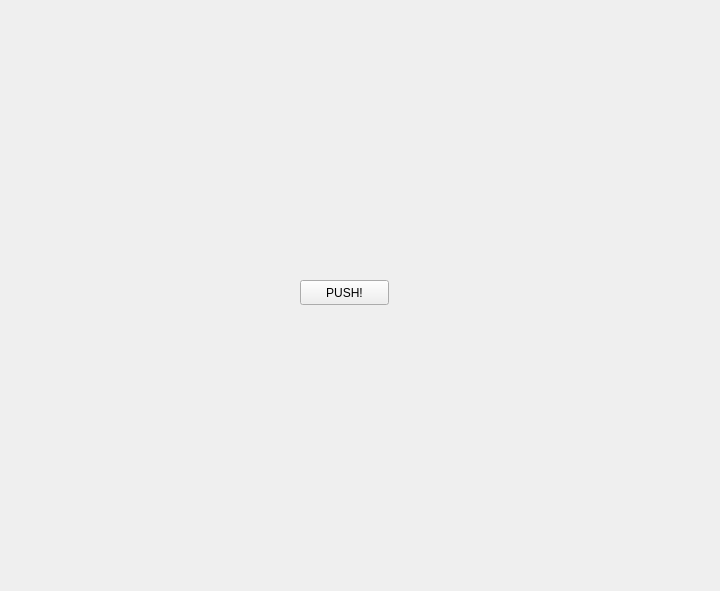
<?xml version="1.0" encoding="UTF-8"?>
<ui version="4.0">
 <class>Form</class>
 <widget class="QWidget" name="Form">
  <property name="geometry">
   <rect>
    <x>0</x>
    <y>0</y>
    <width>720</width>
    <height>591</height>
   </rect>
  </property>
  <property name="windowTitle">
   <string>Form</string>
  </property>
  <widget class="QPushButton" name="pushButton">
   <property name="geometry">
    <rect>
     <x>300</x>
     <y>280</y>
     <width>89</width>
     <height>25</height>
    </rect>
   </property>
   <property name="text">
    <string>PUSH!</string>
   </property>
  </widget>
 </widget>
 <resources/>
 <connections/>
</ui>
